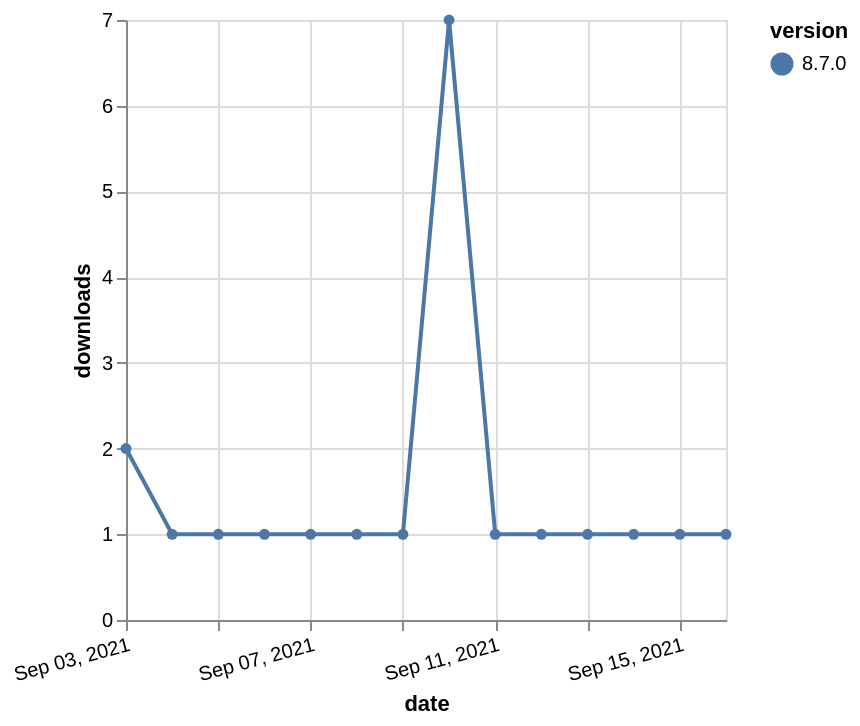

The Vega-Lite source for this figure:
### Vega-Lite specification from a JSON file in a GitHub repository (floating-point values rounded to 4 significant figures)
{"$schema": "https://vega.github.io/schema/vega-lite/v5.json", "description": "A simple bar chart with embedded data.", "data": {"values": [{"date": "2021-09-03", "total": 498, "delta": 2, "version": "8.7.0"}, {"date": "2021-09-04", "total": 499, "delta": 1, "version": "8.7.0"}, {"date": "2021-09-05", "total": 500, "delta": 1, "version": "8.7.0"}, {"date": "2021-09-06", "total": 501, "delta": 1, "version": "8.7.0"}, {"date": "2021-09-07", "total": 502, "delta": 1, "version": "8.7.0"}, {"date": "2021-09-08", "total": 503, "delta": 1, "version": "8.7.0"}, {"date": "2021-09-09", "total": 504, "delta": 1, "version": "8.7.0"}, {"date": "2021-09-10", "total": 511, "delta": 7, "version": "8.7.0"}, {"date": "2021-09-11", "total": 512, "delta": 1, "version": "8.7.0"}, {"date": "2021-09-12", "total": 513, "delta": 1, "version": "8.7.0"}, {"date": "2021-09-13", "total": 514, "delta": 1, "version": "8.7.0"}, {"date": "2021-09-14", "total": 515, "delta": 1, "version": "8.7.0"}, {"date": "2021-09-15", "total": 516, "delta": 1, "version": "8.7.0"}, {"date": "2021-09-16", "total": 517, "delta": 1, "version": "8.7.0"}]}, "width": "container", "mark": {"type": "line", "point": {"filled": true}}, "encoding": {"x": {"field": "date", "type": "temporal", "timeUnit": "yearmonthdate", "title": "date", "axis": {"labelAngle": -15}}, "y": {"field": "delta", "type": "quantitative", "title": "downloads"}, "color": {"field": "version", "type": "nominal"}, "tooltip": {"field": "delta"}}}
